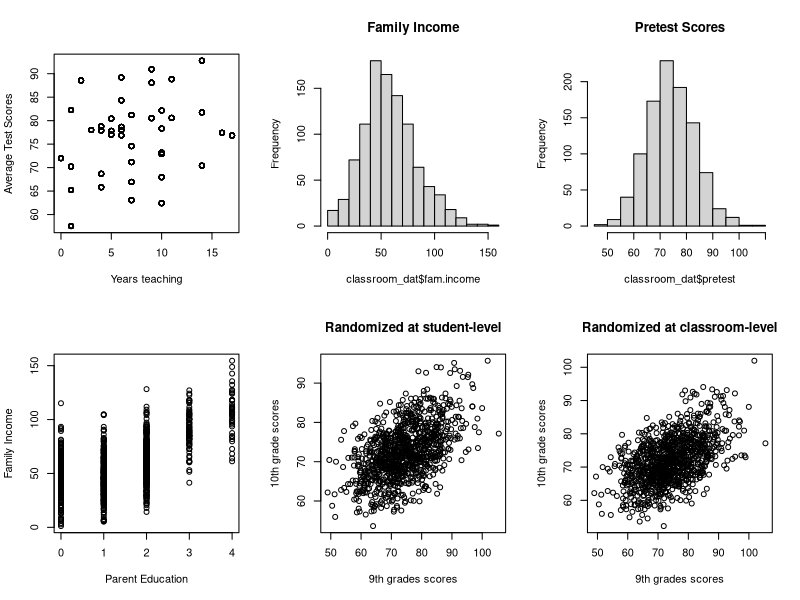

R code for this plot:
## ---- chunk 1
knitr::opts_chunk$set(echo = TRUE)
library(tidyverse)
inv.logit <- function(X) exp(X)/(1 + exp(X))
## ---- chunk 2
class_dat_function <- function(classrooms, students){
  # classroom level covariates
  yearstea <- abs(rep(round(rnorm(classrooms, 5, 5),0), each = students)) # trying to get a range between 0-20
  teach.edu <- rep(sample(c(rep(1,29), rep(2,10), 3)), each = students) # 
  avgtest <- rep(round(rnorm(classrooms, 72, 8),2), each = students) + 0.75*yearstea #correlated with teachers
  classroom_score <- rep(rnorm(classrooms, 0, 3), each = students) 
  
  # student level covariates
  N <- classrooms*students #number of total students
  
  minority <- sample(c(0:1), N, replace = T, prob = c(0.65, 0.35)) # 65% white students, 35% minority students
  parent.edu <- ifelse(minority == 1, sample(c(0,1,2,3,4), N, replace = T, prob = c(.40, .30, .24, .05, .01)),
                     sample(c(0,1,2,3,4), N, replace = T, prob =c(.17, .26, .40, .10, .07))) # conditional if the student is a minority
  fam.income <- abs(round(abs(rnorm(N, 50, 20)) + ifelse(parent.edu > 2, 15*parent.edu, 0) + ifelse(parent.edu == 2, 6*parent.edu, 0) + 
                            ifelse(minority == 1, rnorm(N, -7, 1), 0),3)) #correlated with parent education and minority 
  freelunch <- ifelse(fam.income < 46.635, 1, 0) # free lunch if family income is less than ~46.6K 
  dist.school.hour <- round(abs(rnorm(N, 20, 4)),0)/60 # indepdent 
  gender <- sample(c(0:1), N, replace = T, prob = c(0.50, 0.50)) # independent
  pretest <-  61 + 0.4*yearstea + 0.3*teach.edu + 0.71*parent.edu + 0.15*fam.income - 2*minority - 1.5*dist.school.hour + rnorm(N, 1, 7)
  
  # random probability of assignment at student-level and classroom-level 
  X_stud <- rnorm(N, 0, 1)
  prob_stud <- inv.logit((X_stud/max(abs(X_stud))) * log(19))
  Z_stud <- rbinom(N, 1, prob = prob_stud)
  
  X_class <- rnorm(classrooms, 0, 1)
  prob_class <- inv.logit((X_class/max(abs(X_class)))*log(19))
  Z_class <- rbinom(N, 1, prob = prob_class)
  Z_class <- rep(Z_class, each = students)
  
  # outcomes 
  Y0 = 56 + 0 + 0.4*yearstea + 0.33*teach.edu + 0.74*parent.edu + 0.18*fam.income - 2.23*minority - 1.4*dist.school.hour + classroom_score +  rnorm(N, 0 ,1)
  Y1 = 56 + 5 + 0.4*yearstea + 0.33*teach.edu + 0.74*parent.edu + 0.18*fam.income - 2.23*minority - 1.4*dist.school.hour + classroom_score +  rnorm(N, 0 ,1)
  
  # observed outcome based on treatment 
  Y_stud <- ifelse(Z_stud == 1, Y1, Y0)
  Y_class <- ifelse(Z_class == 1, Y1, Y0)
  # create dataset
  classroom_dat <- data.frame(yearstea = yearstea, teach.edu = teach.edu, avgtest = avgtest,  
                            minority = minority, parent.edu = parent.edu, fam.income = fam.income,  
                            freelunch = freelunch, dist.school.hour = dist.school.hour, gender = gender, pretest = pretest,
                            classid = rep(1:classrooms, each = students), studentid  = 1:N, 
                            Z_stud = Z_stud, Z_class = Z_class, Y_stud = Y_stud, Y_class = Y_class)
  
  return(classroom_dat[1:1000,]) #for some reason we get 25000 rows? not sure what is going on here 
}
## ---- chunk 3
set.seed(2020)
classroom_dat <- class_dat_function(40, 25)
## ---- chunk 4
par(mfrow = c(2,3))
plot(classroom_dat$yearstea, classroom_dat$avgtest, xlab = "Years teaching", ylab="Average Test Scores", main = "")
hist(classroom_dat$fam.income, main = "Family Income")
hist(classroom_dat$pretest, main = "Pretest Scores")
plot(classroom_dat$parent.edu, classroom_dat$fam.income, xlab= "Parent Education", ylab = "Family Income")
plot(classroom_dat$pretest, classroom_dat$Y_stud, xlab = "9th grades scores", ylab = "10th grade scores", main = "Randomized at student-level")
plot(classroom_dat$pretest, classroom_dat$Y_class, xlab = "9th grades scores", ylab = "10th grade scores", main = "Randomized at classroom-level") 
